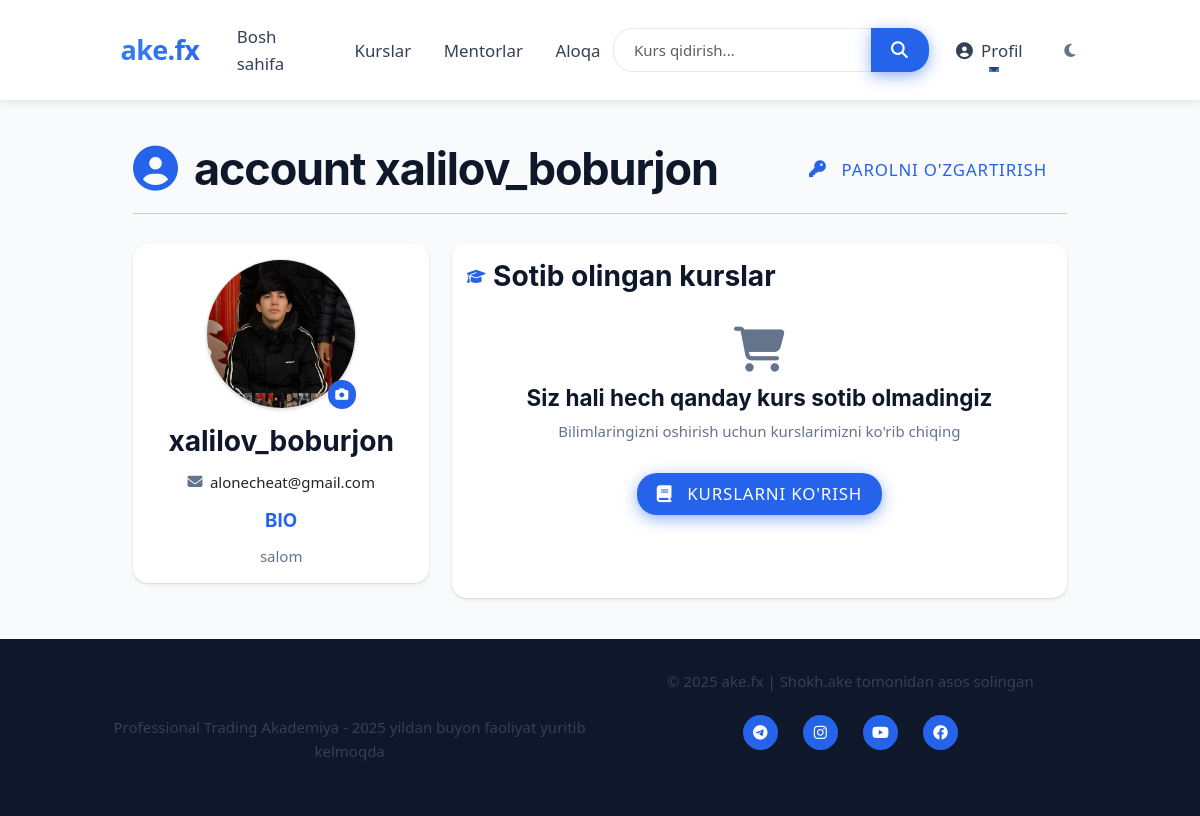
Screenshot of /profile/ (signed in) with the database file from the repository.
### main/models.py (models this page shows, shortened)
class Profile(models.Model):
    user = models.OneToOneField(users, on_delete=models.CASCADE)
    image = models.ImageField(upload_to='profile/', blank=True, null=True)
    bio = models.TextField(blank=True, null=True)

### main/views.py (the view)
# urls.py: path('profile/', views.profile, name='profile'),
@login_required
def profile(request):
    if not request.user.is_superuser:
        profile, created = Profile.objects.get_or_create(user=request.user)
        orders = Order.objects.filter(user=request.user, is_paid=True)
        return render(request, 'profile.html', {'profile': profile, 'orders': orders})
    else:
        messages.warning(request, "Admin foydalanuchilar uchun profil mavjud emas.")
        return redirect('admin:index')  # Admin panelga qaytarish

### main/templates/profile.html (shortened to what this page needs)
{% extends 'base.html' %}
{% block content %}
<div class="container py-5">
  {% if user.is_superuser %}
    <div class="card shadow-lg border-0 rounded-lg">
      <div class="card-body text-center p-5">
        <div class="mb-4">
          <i class="fas fa-user-shield fa-4x text-primary"></i>
        </div>
        <h2 class="fw-bold mb-3">Admin foydalanuvchilar uchun profil mavjud emas</h2>
        <p class="text-muted mb-4">Admin profil alohida boshqariladi. Iltimos, admin panelda ishlashni davom ettiring.</p>
        <a href="{% url 'admin:index' %}" class="btn btn-primary btn-lg px-5">
          <i class="fas fa-tachometer-alt me-2"></i> Admin panelga qaytish
        </a>
      </div>
    </div>
  {% else %}
    <div class="row">
      <div class="col-12 mb-4">
        <div class="d-flex align-items-center justify-content-between">
          <h2 class="fw-bold mb-0">
            <i class="fas fa-user-circle text-primary me-2"></i>
            account {{ request.user.username }}
          </h2>
          <a href="{% url 'password_change' %}" class="btn btn-outline-primary">
            <i class="fas fa-key me-2"></i> Parolni o'zgartirish
          </a>
        </div>
        <hr class="my-3">
      </div>
      <div class="col-md-4 mb-4 mb-md-0">
        <div class="card border-0 shadow-sm h-100">
          <div class="card-body text-center p-4">
            <div class="position-relative mb-4 mx-auto" style="width: 150px; height: 150px;">
              {% if profile.image %}
                <img src="{{ profile.image.url }}" class="rounded-circle border shadow-sm" width="150" height="150" style="object-fit: cover;">
              {% else %}
                <div class="rounded-circle bg-light d-flex align-items-center justify-content-center" style="width: 150px; height: 150px;">
                  <i class="fas fa-user fa-4x text-secondary"></i>
                </div>
              {% endif %}
              <div class="position-absolute bottom-0 end-0">
                <span class="badge bg-primary rounded-circle p-2">
                  <i class="fas fa-camera"></i>
                </span>
              </div>
            </div>
            <h4 class="fw-bold mb-3">{{ request.user.get_full_name|default:request.user.username }}</h4>
            <div class="d-flex align-items-center justify-content-center mb-2">
              <i class="fas fa-envelope text-muted me-2"></i>
              <span>{{ request.user.email|default:"Email kiritilmagan" }}</span>
            </div>
            <div class="mt-4">
              <h6 class="fw-bold mb-3 text-uppercase text-primary">Bio</h6>
              <p class="text-muted mb-0">{{ profile.bio|default:"Hozircha shaxsiy ma'lumot kiritilmagan" }}</p>
            </div>
          </div>
        </div>
      </div>
      <div class="col-md-8">
        <div class="card border-0 shadow-sm h-100">
          <div class="card-header bg-white p-4 border-0">
            <div class="d-flex align-items-center">
              <i class="fas fa-graduation-cap text-primary me-2"></i>
              <h4 class="mb-0 fw-bold">Sotib olingan kurslar</h4>
            </div>
          </div>
          <div class="card-body p-0">
            {% if orders %}
              <div class="list-group list-group-flush">
                {% for order in orders %}
                  <div class="list-group-item border-0 py-3 px-4">
                    <div class="d-flex align-items-center justify-content-between">
                      <div>
                        <h6 class="mb-1 fw-semibold">{{ order.course.title }}</h6>
                        <div class="d-flex align-items-center text-muted small">
                          <i class="far fa-calendar-alt me-1"></i>
                          <span>{{ order.created_at|date:"d.m.Y" }}</span>
                        </div>
                      </div>
                      <a href="#" class="btn btn-sm btn-outline-primary">
                        <i class="fas fa-play me-1"></i> Kursni ko'rish
                      </a>
                    </div>
                  </div>
                {% endfor %}
              </div>
            {% else %}
              <div class="text-center p-5">
                <div class="mb-3">
                  <i class="fas fa-shopping-cart fa-3x text-muted"></i>
                </div>
                <h5 class="fw-bold mb-2">Siz hali hech qanday kurs sotib olmadingiz</h5>
                <p class="text-muted">Bilimlaringizni oshirish uchun kurslarimizni ko'rib chiqing</p>
                <a href="#" class="btn btn-primary mt-2">
                  <i class="fas fa-book me-2"></i> Kurslarni ko'rish
                </a>
              </div>
            {% endif %}
          </div>
        </div>
      </div>
    </div>
  {% endif %}
</div>
{% endblock %}

### main/templates/base.html (style rules this page uses)
:root { --primary-color: #2563eb; --secondary-color: #1e40af; --accent-color: #3b82f6; --light-bg: #f8fafc; --dark-bg: #0f172a; --dark-nav: #1e293b; --light-text: #f1f5f9; --dark-text: #334155; --transition: all 0.3s ease; }
body { font-family: 'Segoe UI', Tahoma, Geneva, Verdana, sans-serif; transition: var(--transition); background-color: var(--light-bg); color: var(--dark-text); }
.btn { border-radius: 20px; padding: 8px 20px; font-weight: 500; transition: var(--transition); }
.btn-primary { background-color: var(--primary-color); border-color: var(--primary-color); }
.btn-outline-primary { border-color: var(--primary-color); color: var(--primary-color); }

### rows the page displays
Profile: image (picture), bio "salom"

### other values shown
{{ request.user.username }} "xalilov_boburjon"
{{ request.user.get_full_name|default:request.user.username }} "xalilov_boburjon"
{{ request.user.email|default:"Email kiritilmagan" }} "alonecheat@gmail.com"
